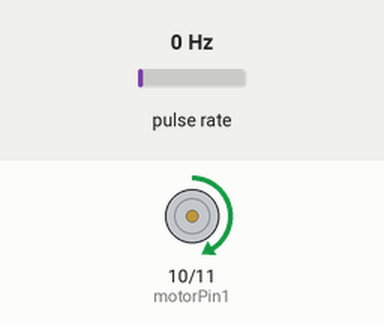
The sketch below on a simulated Arduino Uno, built with avr-gcc and run on an emulated ATmega328P. On the bench: motor-driver pin pairs drawn as motors (green arrow = first pin HIGH = forward, orange = second pin HIGH = backward, longer = more drive, scaled by the enable pin). Wiring (inferred from the names in the program): pulse sensor: data pin 2. Inputs (shaded band) come from the test bench; at power-on: pulse rate 0 Hz. What the sketch prints to the serial monitor is not drawn.

Above: at 0.7 s.
Timing chart, 0 to 3.5 s (numbered marks = the images above):
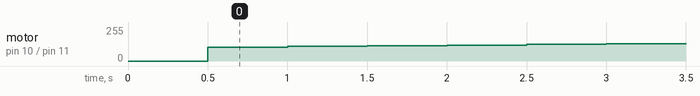

Measured:
- by itself, motor on pin 10 (motorPin1) / pin 11 (motorPin2): ramps from stopped to forward 250/255 and jumps back, once every 1.0 s

The sketch:

Motor_encoder_measurement.ino
```cpp
// Motor control pins
const int motorPin1 = 10; // IN1
const int motorPin2 = 11; // IN2
const int enablePin = 9;  // ENA (PWM pin for speed control)

// Encoder pin
const int encoderPin = 2; // use just one encoder pin for simplicity

volatile int pulseCount = 0;  // pulse counter
const int pulsesPerRevolution = 11; // pulses per rotation from each encoder wire

unsigned long lastTime = 0;   // store last time measurement
double frequency = 0;         // measured frequency
const float ratio = 9.6;
double rpm = 0;
double output = -100;          // motor output value

void countPulse();

void setup() {
  pinMode(motorPin1, OUTPUT);
  pinMode(motorPin2, OUTPUT);
  pinMode(enablePin, OUTPUT);

  pinMode(encoderPin, INPUT_PULLUP); // 1 encoder input

  attachInterrupt(digitalPinToInterrupt(encoderPin), countPulse, RISING);

  Serial.begin(9600);
  lastTime = millis();
  delay(500);
}

void loop() {
  // Motor direction + speed
  if (output > 0) {
    digitalWrite(motorPin1, LOW);
    digitalWrite(motorPin2, HIGH);
  } else {
    digitalWrite(motorPin1, HIGH);
    digitalWrite(motorPin2, LOW);
  }
  analogWrite(enablePin, abs(output));

  // Frequency calculation every 0.5 seconds
  if (millis() - lastTime >= 500) {
    noInterrupts();
    int count = pulseCount;
    pulseCount = 0;
    interrupts();

    frequency = count / 0.5; // Counts per second (Hz)
    rpm = (frequency * 60) / (pulsesPerRevolution * ratio);

    output = output - 5.0;
    //Serial.print("Output: ");
    Serial.print(output);
    Serial.print(",");
    Serial.println(rpm);
    //Serial.print(frequency);
    //Serial.println(" Hz");

    lastTime = millis();
  }
  if (output <= -255) {
    output = 0;
  }
}


void countPulse() {
  pulseCount++;  // increment each pulse
}
```
